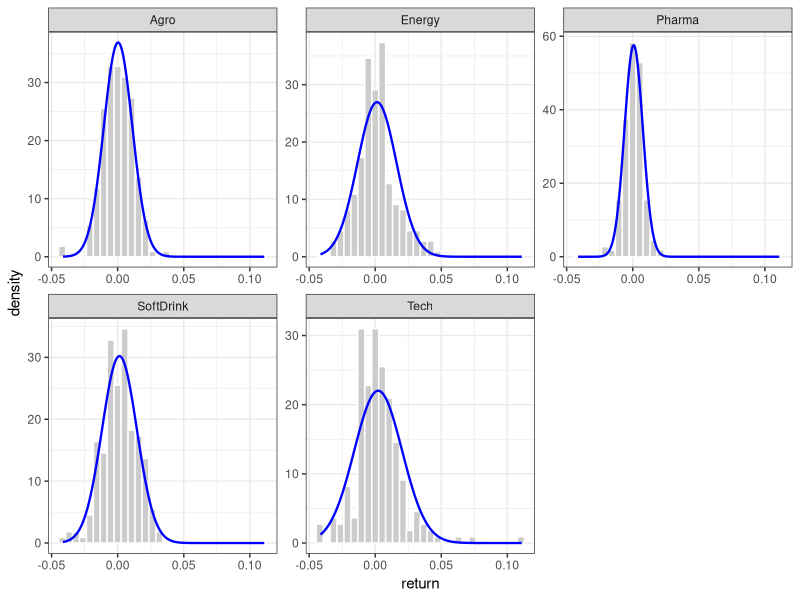

Here is the R script that generated this plot:

# problem 1

library(tidyverse)


# a) ----------------------------------------------------------------------

df <- read_delim("data/finance_data.csv",
                 delim = ";",
                 locale = locale(decimal_mark = ",")) %>% 
  rename(trading_day = `Trading day`)

returns <- df %>% 
  pivot_longer(-trading_day, 
               names_to = "asset",
               values_to = "price") %>% 
  group_by(asset) %>% 
  arrange(trading_day, .by_group = TRUE) %>% 
  mutate(return = log(price/lag(price))) %>% 
  drop_na()

# summary statistics: daily mean and volatility
stats <- returns %>% 
  group_by(asset) %>% 
  summarise(mu = mean(return),
            sigma = sd(return)) %>%
  mutate(mu_ann = mu * 252,
         sigma_ann = sigma * sqrt(252))

# build fitted normal curves per asset
overlay <- stats %>% 
  rowwise() %>% 
  mutate(x = list(seq(min(returns$return), max(returns$return), length.out = 400)),
         y = list(dnorm(x, mean = mu, sd = sigma))) %>% 
  unnest(c(x, y))

# plot: histogram (empirical) + fitted normal
ggplot(returns, aes(x = return)) +
  geom_histogram(aes(y = ..density..), bins = 30,
                 fill = "grey80", color = "white") +
  geom_line(data = overlay, aes(x = x, y = y), color = "blue", linewidth = 0.8) +
  facet_wrap(~ asset, scales = "free") +
  theme_bw()

print(stats)
